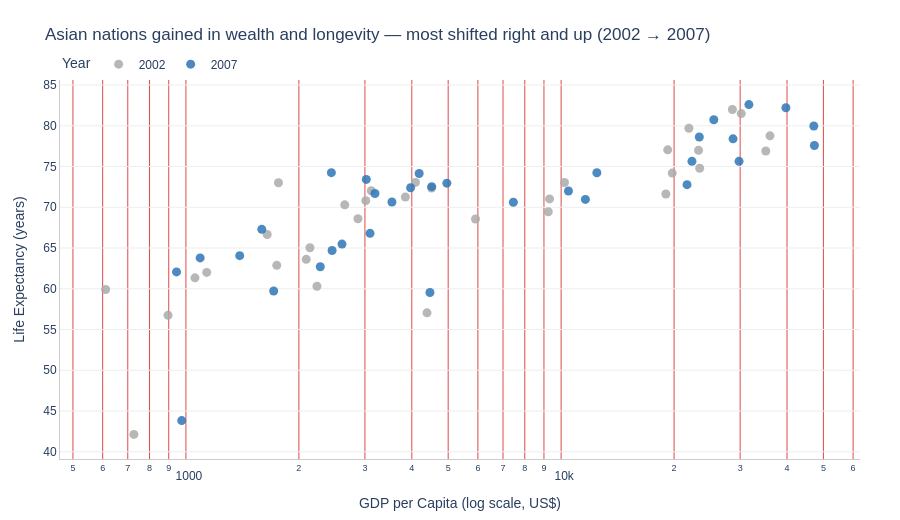

Notebook source saved alongside this figure:
### Code cell
# Filter: Asia, years 2002 and 2007
asia = df[(df['continent'] == 'Asia') & (df['year'].isin([2002, 2007]))].copy()
asia['year'] = asia['year'].astype(str)  # treat year as category for discrete colour

# Build scatter chart
fig = px.scatter(
    data_frame=asia,
    x='gdpPercap',
    y='lifeExp',
    color='year',
    hover_name='country',
    hover_data={'year': False},
    title='Asian nations gained in wealth and longevity — most shifted right and up (2002 → 2007)',
    labels={
        'gdpPercap': 'GDP per Capita (log scale, US$)',
        'lifeExp': 'Life Expectancy (years)'
    },
    color_discrete_map={'2002': '#AAAAAA', '2007': '#2E75B6'},
    log_x=True,
    height=520
)

fig.update_traces(marker=dict(size=9, opacity=0.85))

fig.update_layout(
    plot_bgcolor='white',
    paper_bgcolor='white',
    font=dict(family='Arial', size=12),
    legend=dict(title='Year', orientation='h', y=1.08),
    margin=dict(l=60, r=40, t=80, b=50),
)

fig.update_xaxes(gridcolor="#E04949", showline=True, linecolor='#CCCCCC')
fig.update_yaxes(gridcolor='#EEEEEE', showline=True, linecolor='#CCCCCC')

fig.show()

### Figure 1 — Plotly figure (JSON) as saved in the notebook; plotly's stock layout.template omitted (floating-point values rounded to 4 significant figures)
{"data": [{"customdata": [["2002"], ["2002"], ["2002"], ["2002"], ["2002"], ["2002"], ["2002"], ["2002"], ["2002"], ["2002"], ["2002"], ["2002"], ["2002"], ["2002"], ["2002"], ["2002"], ["2002"], ["2002"], ["2002"], ["2002"], ["2002"], ["2002"], ["2002"], ["2002"], ["2002"], ["2002"], ["2002"], ["2002"], ["2002"], ["2002"], ["2002"], ["2002"], ["2002"]], "hovertemplate": "<b>%{hovertext}</b><br><br>GDP per Capita (log scale, US$)=%{x}<br>Life Expectancy (years)=%{y}<extra></extra>", "hovertext": ["Afghanistan", "Bahrain", "Bangladesh", "Cambodia", "China", "Hong Kong, China", "India", "Indonesia", "Iran", "Iraq", "Israel", "Japan", "Jordan", "Korea, Dem. Rep.", "Korea, Rep.", "Kuwait", "Lebanon", "Malaysia", "Mongolia", "Myanmar", "Nepal", "Oman", "Pakistan", "Philippines", "Saudi Arabia", "Singapore", "Sri Lanka", "Syria", "Taiwan", "Thailand", "Vietnam", "West Bank and Gaza", "Yemen, Rep."], "legendgroup": "2002", "marker": {"color": "#AAAAAA", "opacity": 0.85, "size": 9, "symbol": "circle"}, "mode": "markers", "name": "2002", "orientation": "v", "showlegend": true, "type": "scatter", "x": [726.7, 23400.0, 1136.0, 896.2, 3119.0, 30210.0, 1747.0, 2874.0, 9241.0, 4391.0, 21910.0, 28600.0, 3845.0, 1647.0, 19230.0, 35110.0, 9314.0, 10210.0, 2141.0, 611.0, 1057.0, 19770.0, 2093.0, 2651.0, 19010.0, 36020.0, 3015.0, 4091.0, 23240.0, 5913.0, 1764.0, 4515.0, 2235.0], "xaxis": "x", "y": [42.13, 74.8, 62.01, 56.75, 72.03, 81.5, 62.88, 68.59, 69.45, 57.05, 79.7, 82.0, 71.26, 66.66, 77.05, 76.9, 71.03, 73.04, 65.03, 59.91, 61.34, 74.19, 63.61, 70.3, 71.63, 78.77, 70.81, 73.05, 76.99, 68.56, 73.02, 72.37, 60.31], "yaxis": "y"}, {"customdata": [["2007"], ["2007"], ["2007"], ["2007"], ["2007"], ["2007"], ["2007"], ["2007"], ["2007"], ["2007"], ["2007"], ["2007"], ["2007"], ["2007"], ["2007"], ["2007"], ["2007"], ["2007"], ["2007"], ["2007"], ["2007"], ["2007"], ["2007"], ["2007"], ["2007"], ["2007"], ["2007"], ["2007"], ["2007"], ["2007"], ["2007"], ["2007"], ["2007"]], "hovertemplate": "<b>%{hovertext}</b><br><br>GDP per Capita (log scale, US$)=%{x}<br>Life Expectancy (years)=%{y}<extra></extra>", "hovertext": ["Afghanistan", "Bahrain", "Bangladesh", "Cambodia", "China", "Hong Kong, China", "India", "Indonesia", "Iran", "Iraq", "Israel", "Japan", "Jordan", "Korea, Dem. Rep.", "Korea, Rep.", "Kuwait", "Lebanon", "Malaysia", "Mongolia", "Myanmar", "Nepal", "Oman", "Pakistan", "Philippines", "Saudi Arabia", "Singapore", "Sri Lanka", "Syria", "Taiwan", "Thailand", "Vietnam", "West Bank and Gaza", "Yemen, Rep."], "legendgroup": "2007", "marker": {"color": "#2E75B6", "opacity": 0.85, "size": 9, "symbol": "circle"}, "mode": "markers", "name": "2007", "orientation": "v", "showlegend": true, "type": "scatter", "x": [974.6, 29800.0, 1391.0, 1714.0, 4959.0, 39720.0, 2452.0, 3541.0, 11610.0, 4471.0, 25520.0, 31660.0, 4519.0, 1593.0, 23350.0, 47310.0, 10460.0, 12450.0, 3096.0, 944.0, 1091.0, 22320.0, 2606.0, 3190.0, 21650.0, 47140.0, 3970.0, 4185.0, 28720.0, 7458.0, 2442.0, 3025.0, 2281.0], "xaxis": "x", "y": [43.83, 75.64, 64.06, 59.72, 72.96, 82.21, 64.7, 70.65, 70.96, 59.55, 80.75, 82.6, 72.53, 67.3, 78.62, 77.59, 71.99, 74.24, 66.8, 62.07, 63.78, 75.64, 65.48, 71.69, 72.78, 79.97, 72.4, 74.14, 78.4, 70.62, 74.25, 73.42, 62.7], "yaxis": "y"}], "layout": {"font": {"family": "Arial", "size": 12}, "height": 520, "legend": {"orientation": "h", "title": {"text": "Year"}, "tracegroupgap": 0, "y": 1.08}, "margin": {"b": 50, "l": 60, "r": 40, "t": 80}, "paper_bgcolor": "white", "plot_bgcolor": "white", "title": {"text": "Asian nations gained in wealth and longevity — most shifted right and up (2002 → 2007)"}, "xaxis": {"anchor": "y", "domain": [0, 1], "gridcolor": "#E04949", "linecolor": "#CCCCCC", "showline": true, "title": {"text": "GDP per Capita (log scale, US$)"}, "type": "log"}, "yaxis": {"anchor": "x", "domain": [0, 1], "gridcolor": "#EEEEEE", "linecolor": "#CCCCCC", "showline": true, "title": {"text": "Life Expectancy (years)"}}}}
